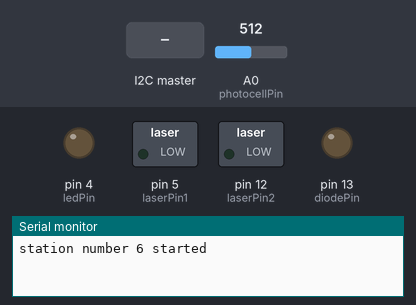
The sketch below on a simulated Arduino Uno, built with avr-gcc and run on an emulated ATmega328P. Parts: switched loads named in the sketch (green lamp = pin HIGH), output pins drawn as LEDs (lit = HIGH), the last lines printed to the serial monitor. The test bench sets the inputs (shaded band); at power-on: A0 (photocellPin) = 512.

Above: at 1.2 s.
1.3 s: the I2C master sends the byte 1
At 2.4 s:
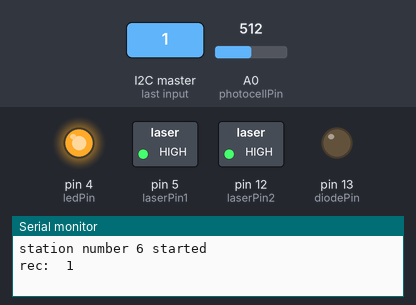
2.8 s: the I2C master sends the byte 2
At 3.5 s:
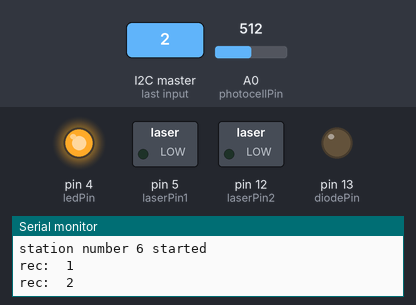
4.3 s: the I2C master sends the byte 0
At 4.7 s:
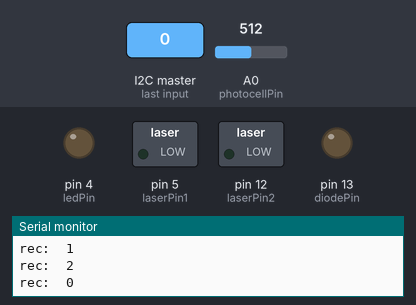
Timing chart, 0 to 7.3 s (numbered marks = the images above; inputs shaded):
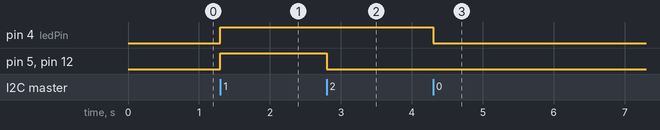

The sketch:

Station.ino
```cpp
#include <Wire.h>
#include <EEPROM.h>


#define STATION_NUMBER 6

//----------------- EEPROM Stuff -----------------------------

byte E_threshold = 101;


// for the temperature sensor: - not active yet
#include <OneWire.h>
#include <DallasTemperature.h>
#define ONE_WIRE_BUS 6  // ÞArf að stilla rétt!
OneWire oneWire(ONE_WIRE_BUS);
DallasTemperature sensors(&oneWire);


// operating variables
int ledPin = 4;
int laserPin1 = 5;
int laserPin2 = 12;
int photocellPin = A0;
int photocellValue = 0;
int diodePin = 13;
char trigger = 'o';
byte threshold = EEPROM.read(E_threshold);
int counter = 0;
int incoming = 0;
bool SendValueNext = false;
byte temperature = 20;

void setup() {
  //sensors.begin();
  Wire.begin(STATION_NUMBER);
  Serial.begin(115200);
  //i2c transmission
  Wire.onRequest(requestEvent);
  Wire.onReceive(receiveEvent);

  pinMode(ledPin , OUTPUT);
  pinMode(diodePin , OUTPUT);
  pinMode(photocellPin, INPUT);
  pinMode(laserPin1 , OUTPUT);
  pinMode(laserPin2 , OUTPUT);

  Serial.print("station number ");
  Serial.print(STATION_NUMBER);
  Serial.println(" started");
}

unsigned long printtime = 0;

bool bla = false;

void loop() {
    photocellValue = analogRead(photocellPin)/4;// read the value from the photocell
    /*if (millis() - printtime > 500)
    {
      printtime = millis();
    Serial.println(photocellValue);
    }*/
    if(threshold < photocellValue) // if threshold is reached = movement
    {
      if(incoming == 1)// check if light is on
      {
      digitalWrite(diodePin, HIGH);
      trigger = 'x'; //sets the trigger to x, which is then sent to the master
      }
    }
    //if (bla){ Serial.println("sasdasd");}
}

void requestEvent()//when the master requests a status update on movement, sends the trigger value, and sets the trigger back to 'o'
{
  Serial.print("w:\t");
  if (SendValueNext)
  {
    if (photocellValue == 0)
    {
      Wire.write(1);
    }
    else
    {
      Wire.write(photocellValue);
    }

    Serial.println(photocellValue);
    SendValueNext = false;
  }
  else
  {
    Wire.write(trigger);
    Serial.println(trigger);
    trigger = 'o';
    digitalWrite(diodePin, LOW);
  }
}
void receiveEvent(int numBytes)//receiving
{
  incoming = Wire.read();
  Serial.print("rec:\t");
  Serial.println(incoming);
  delay(10);
  bla = true;
  if (incoming == 3) // next send should be photocell value
  {
    SendValueNext = true;
  }
  else if (incoming == 2) // turn on light but not lasers
  {
    digitalWrite(ledPin, HIGH);
    digitalWrite(laserPin1, LOW);
    digitalWrite(laserPin2, LOW);
  }
  else if (incoming == 1) // turn on light and lasers
  {
    digitalWrite(ledPin, HIGH);
    digitalWrite(laserPin1, HIGH);
    digitalWrite(laserPin2, HIGH);
  }
  else if (incoming == 0) // turn off light and lasers
  {
    digitalWrite(ledPin, LOW);
    digitalWrite(laserPin1, LOW);
    digitalWrite(laserPin2, LOW);
  }
  else // else master is sending a new threshold value
  {
    threshold = incoming;
    EEPROM.write(E_threshold, threshold);
  }

}
```

Measured:
- after the input at 1.3 s, pin 4 (ledPin), pin 5 (laserPin1), pin 12 (laserPin2): LOW → HIGH at once
- after the input at 2.8 s, pin 5 (laserPin1), pin 12 (laserPin2): HIGH → LOW at once
- after the input at 4.3 s, pin 4 (ledPin): HIGH → LOW at once
